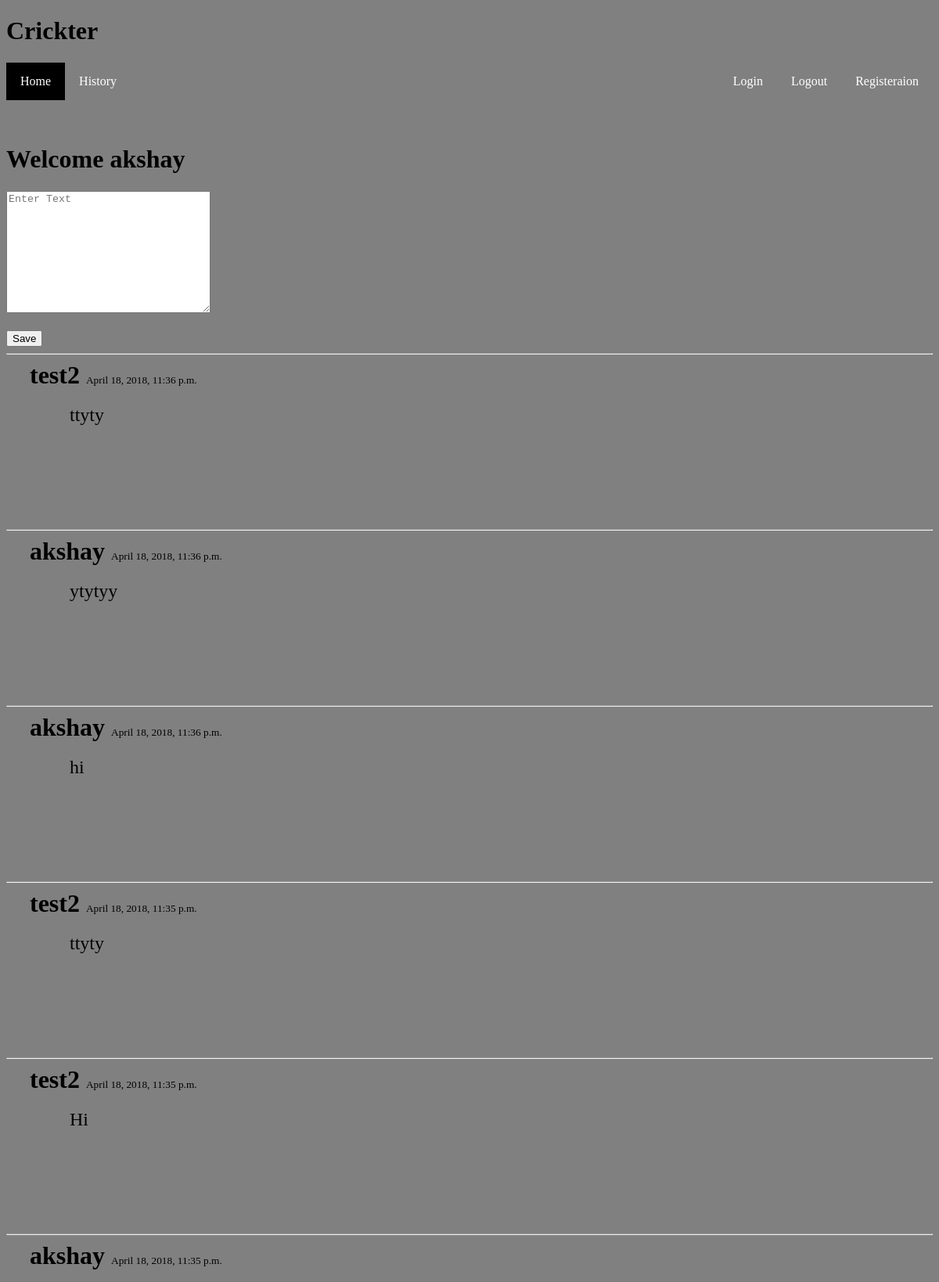
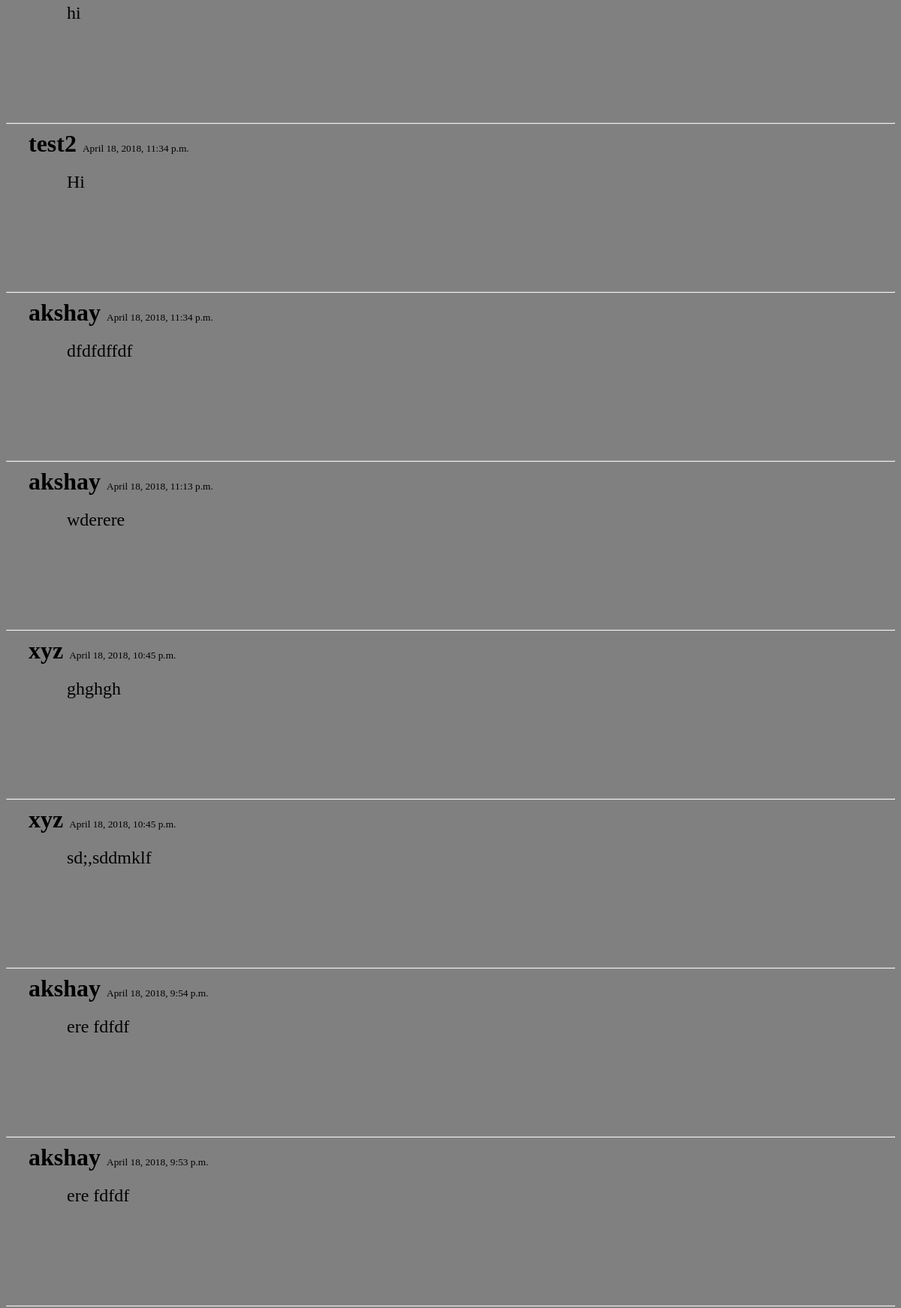
The app's page / (signed in, upper part) with its own data (2 pictures, top to bottom).
### crickter/models.py (models this page shows, shortened)
class Msg(models.Model):
	user = models.ForeignKey(User)
	name = models.CharField(max_length=120)
	msg = models.CharField(max_length=500)
	timestamp = models.DateTimeField(auto_now_add=True)

### crickter/views.py (the view, shortened to what this page needs)
# urls.py: url(r'^$',  home),
def home(request):
	template_name = "crickter/main.html"
	queryset = Msg.objects.all().order_by('-timestamp')
	context = {
		"objects": queryset
	}
	return render(request, template_name, context)

### crickter/templates/crickter/main.html (shortened to what this page needs)
{% extends "crickter/base.html" %}
{% block content %}
{% if request.user.is_authenticated %}
<h1><b>Welcome {{ request.user }}</b></h1>
<form method="POST" id="form">
		<div id="text">
			<textarea name="msg"  rows="10" cols="30" placeholder="Enter Text " autofocus required></textarea>
		</div>
		<br>
		<button type="submit">Save</button>
	</form>
<hr>
	{% for obj in objects %}
			<div class="container">
				<div class="top">
					{% if obj.name is request.user %}
					<span >{{ obj.name }}  </span><small>{{ obj.timestamp }}</small>
					{% else %}
					<span>{{ obj.name }}  </span><small>{{ obj.timestamp }}</small>
					{% endif %}
				</div>
				<br>
				<div class="bottom">
					{{ obj.msg }}
				</div>
			</div>
		<hr>
	{% endfor %}
{% else %}
<h1><b>Pls Login</b></h1>
{% endif %}
{% endblock %}

### crickter/templates/crickter/base.html (shortened to what this page needs)
<!DOCTYPE html>
<html>
<head>
	{% load staticfiles %}
	<link rel="stylesheet" type="text/css" href="{% static 'crickter/style.css' %}">
	{% load staticfiles %}
	<link rel="stylesheet" type="text/css" href="{% static 'crickter/list.css' %}">
	{% load staticfiles %}
	<link rel="stylesheet" type="text/css" href="{% static 'crickter/nav.css' %}">
</head>
<body>
<h1 class="head">Crickter</h1>
<ul class="links">
	<li class="active"><a href="/">Home</a></li>
	<li><a href="/info/">History</a></li>
	<li class="righty"><a href="/auth/reg/">Registeraion</a></li>
	<li class="righty"><a href="/auth/logout/">Logout</a></li>
	<li class="righty"><a href="/auth/login/">Login</a></li>
</ul>
<br>
<br>
{% block content %}
{% endblock %}
</body>
</html>

### crickter/static/crickter/style.css (style rules this page uses)
body { background-color: gray; }

### crickter/static/crickter/list.css (style rules this page uses)
span { font-weight: bold; font-size: 2em; }
.container { margin-left: 30px; }
.bottom { width: 300px; height: 150px; overflow: scroll; border: 1px solid gray; font-size: 1.5em; margin-left: 50px; }

### crickter/static/crickter/nav.css (style rules this page uses)
ul { overflow: hidden; margin: 0; padding: 0; background-color: gray; }
li { float: left; list-style-type: none; }
li a { display: block; text-decoration: none; padding: 15px 18px; color: rebeccapurple; text-align: center; color: white; }
.righty { float: right; }
.active { background-color: black; }

### records on screen
Msg: name "test2", timestamp "April 18, 2018, 11:36 p.m.", msg "ttyty"
Msg: name "akshay", timestamp "April 18, 2018, 11:36 p.m.", msg "ytytyy"
Msg: name "akshay", timestamp "April 18, 2018, 11:36 p.m.", msg "hi"
Msg: name "test2", timestamp "April 18, 2018, 11:35 p.m.", msg "ttyty"
Msg: name "test2", timestamp "April 18, 2018, 11:35 p.m.", msg "Hi"
Msg: name "akshay", timestamp "April 18, 2018, 11:35 p.m.", msg "hi"
Msg: name "test2", timestamp "April 18, 2018, 11:34 p.m.", msg "Hi"
Msg: name "akshay", timestamp "April 18, 2018, 11:34 p.m.", msg "dfdfdffdf"
Msg: name "akshay", timestamp "April 18, 2018, 11:13 p.m.", msg "wderere"
Msg: name "xyz", timestamp "April 18, 2018, 10:45 p.m.", msg "ghghgh"
Msg: name "xyz", timestamp "April 18, 2018, 10:45 p.m.", msg "sd;,sddmklf"
Msg: name "akshay", timestamp "April 18, 2018, 9:54 p.m.", msg "ere fdfdf"
Msg: name "akshay", timestamp "April 18, 2018, 9:53 p.m.", msg "ere fdfdf"

### other values on screen
{{ request.user }} "akshay"
